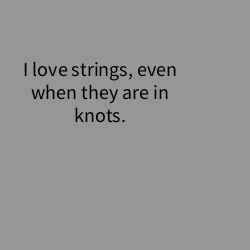
Frame 1 (no input)
Frame 60 (the mouse pressed at the canvas centre just before this capture): identical to frame 1, image omitted
Frame 120 (the mouse held since frame 60 and released just before this capture): identical to frame 1, image omitted

The Processing sketch that drew this single still picture (run headless with seeded random() and noise(); from frame 60 on, the mouse is pressed at the canvas centre):

// Processing sketch: fig_7_3
// ── fig_7_3.pde
void setup()
{
 size(250,250);
 background(150); 
 smooth();
}

void draw()
{
  background(150);
  String myString = "I love strings, even when they are in knots.";
  textAlign(CENTER);
  textSize(20);
  fill(0,0,0);
  text(myString,10,height/4,180,200);
}
